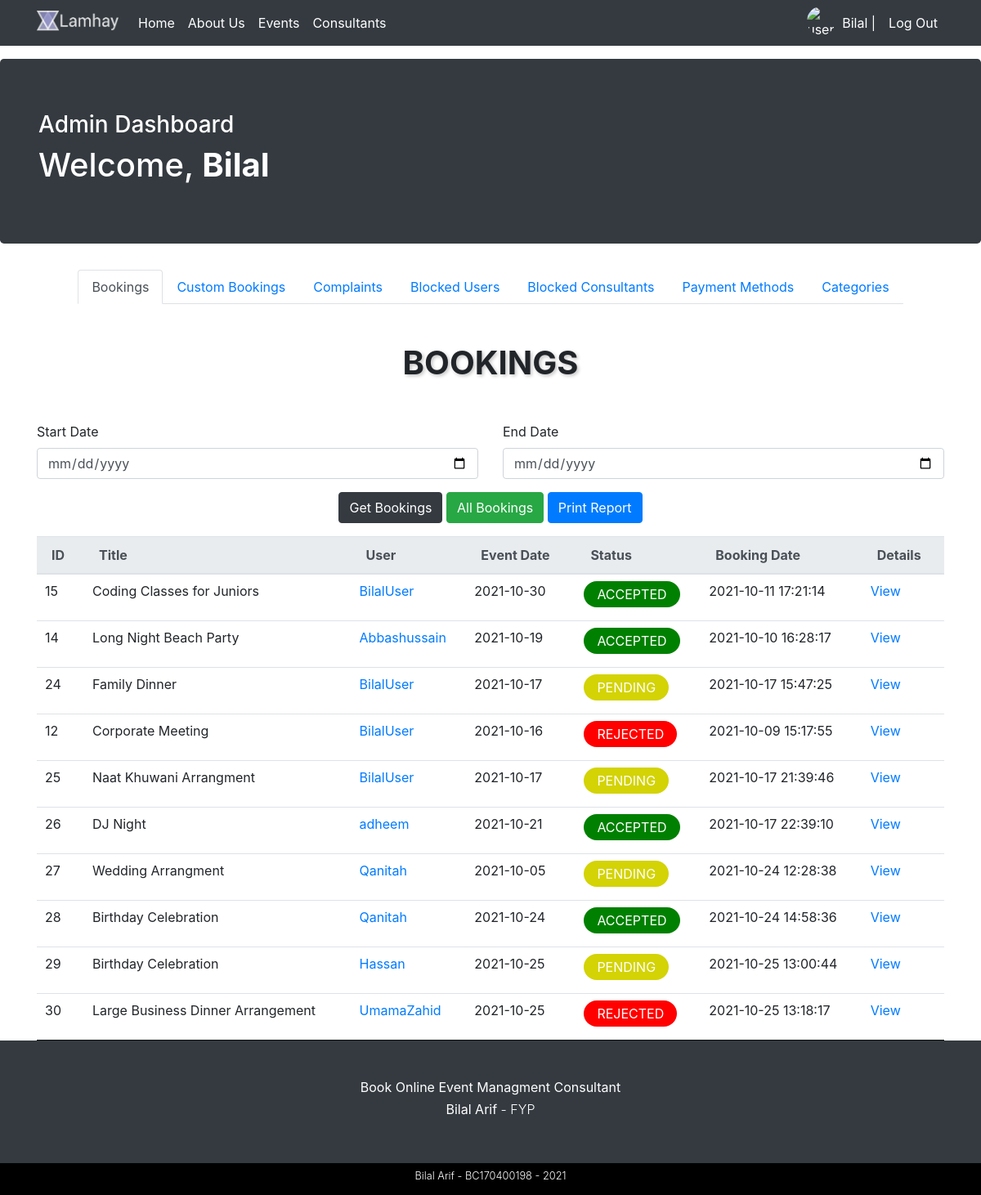
Page /admin-dashboard.php (signed in) on the committed database.
### tables this page shows
CREATE TABLE IF NOT EXISTS `bookings` (
  `booking_id` int(11) NOT NULL AUTO_INCREMENT,
  `booking_event` int(11) NOT NULL,
  `booking_event_name` varchar(255) NOT NULL,
  `booking_description` text NOT NULL,
  `booking_consultant` int(11) NOT NULL,
  `booking_consultant_username` varchar(255) NOT NULL,
  `booking_user` int(11) NOT NULL,
  `booking_user_username` varchar(255) NOT NULL,
  `booking_status` varchar(50) NOT NULL DEFAULT 'pending',
  `booking_date` date NOT NULL,
  `booking_createdAt` datetime NOT NULL DEFAULT CURRENT_TIMESTAMP,
  PRIMARY KEY (`booking_id`)
);

### includes/classes/Database.php (called while the page is built, shortened)
<?php
class Database {
    private $pdo;
    public function __construct(){
        $this->pdo = new PDO("mysql:host=localhost;dbname=lamhey", "Bilal", "123123");
        $this->pdo->setAttribute(PDO::ATTR_ERRMODE, PDO::ERRMODE_EXCEPTION);
    }
    public function queryDB($sql, $mode, $values = array()){
        $stmt = $this->pdo->prepare($sql);
        foreach($values as $valueToBind){
            $stmt->bindValue($valueToBind[0], $valueToBind[1]);
        }
        $stmt->execute();
        if ($mode != Database::SELECTSINGLE && $mode != Database::SELECTALL && $mode != Database::EXECUTE){
            throw new Exception('Invalid Mode');
        }else if ($mode == Database::SELECTSINGLE){
            return $stmt->fetch(PDO::FETCH_ASSOC);
        }else if ($mode == Database::SELECTALL){
            return $stmt->fetchAll(PDO::FETCH_ASSOC);
        }
    }
}

### includes/classes/Admin.php (called while the page is built, shortened)
<?php
class Admin extends User {
    protected $db;
    public function __construct($pUsername){
        $this->db = new Database();
    }
    public function getBookingList() {
        $sql = "SELECT * FROM bookings";
        $result = $this->db->queryDB($sql, Database::SELECTALL);
        return $result;
    }
}

### process/admin_dashboard_process.php (the view, shortened to what this page needs)
<?php
$admin = new Admin("admin");
$bookingData = $admin->getBookingList();
function bookingTd($booking) {
    $id = $booking['booking_id'];
    $userId = $booking['booking_user'];
    $event = $booking['booking_event_name'];
    $date = $booking['booking_date'];
    $status = $booking['booking_status'];
    $bookingUsername = $booking['booking_user_username'];
    $bookingDate = $booking['booking_createdAt'];
    $td =
        <<<HTML
         <tr>
            <td>$id</td>
            <td>$event</td>
            <td><a href="user-dashboard.php?id=$userId">$bookingUsername</a></td>
            <td>$date</td>
            <td><label class="rounded-pill px-3 py-1 text-uppercase $status" for="">$status</label></td>
            <td>$bookingDate</td>
            <td><a href="booking-detail.php?id=$id">View</a></td>
         <tr>
        HTML;
    echo $td;
}
function bookingList($data) {
    array_map("bookingTd", $data);
}

### css/style.css (style rules this page uses)
.accepted { background-color: green; color: white; }
.pending { background-color: #d3d305; color: white; }
.rejected { background-color: red; color: white; }

### rows in the picture
bookings: booking_id "15", booking_event_name "Coding Classes for Juniors", booking_user_username "BilalUser", booking_date "2021-10-30", booking_status "ACCEPTED", booking_createdAt "2021-10-11 17:21:14"
bookings: booking_id "14", booking_event_name "Long Night Beach Party", booking_user_username "Abbashussain", booking_date "2021-10-19", booking_status "ACCEPTED", booking_createdAt "2021-10-10 16:28:17"
bookings: booking_id "24", booking_event_name "Family Dinner", booking_user_username "BilalUser", booking_date "2021-10-17", booking_status "PENDING", booking_createdAt "2021-10-17 15:47:25"
bookings: booking_id "12", booking_event_name "Corporate Meeting", booking_user_username "BilalUser", booking_date "2021-10-16", booking_status "REJECTED", booking_createdAt "2021-10-09 15:17:55"
bookings: booking_id "25", booking_event_name "Naat Khuwani Arrangment", booking_user_username "BilalUser", booking_date "2021-10-17", booking_status "PENDING", booking_createdAt "2021-10-17 21:39:46"
bookings: booking_id "26", booking_event_name "DJ Night", booking_user_username "adheem", booking_date "2021-10-21", booking_status "ACCEPTED", booking_createdAt "2021-10-17 22:39:10"
bookings: booking_id "27", booking_event_name "Wedding Arrangment", booking_user_username "Qanitah", booking_date "2021-10-05", booking_status "PENDING", booking_createdAt "2021-10-24 12:28:38"
bookings: booking_id "28", booking_event_name "Birthday Celebration", booking_user_username "Qanitah", booking_date "2021-10-24", booking_status "ACCEPTED", booking_createdAt "2021-10-24 14:58:36"
bookings: booking_id "29", booking_event_name "Birthday Celebration", booking_user_username "Hassan", booking_date "2021-10-25", booking_status "PENDING", booking_createdAt "2021-10-25 13:00:44"
bookings: booking_id "30", booking_event_name "Large Business Dinner Arrangement", booking_user_username "UmamaZahid", booking_date "2021-10-25", booking_status "REJECTED", booking_createdAt "2021-10-25 13:18:17"

### other values in the picture
$username "Bilal"
$_SESSION['username'] "Bilal"
